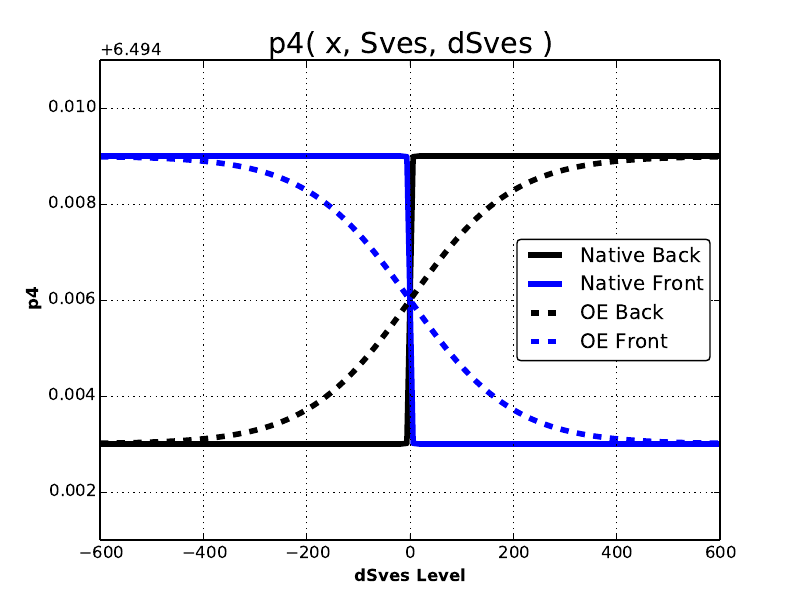

Here is the Python script that generated this plot:
from BetaArrestin import *

x = np.array( [0,1] )
p4a = DEFAULT_PARAMS['p4a']
p4b = DEFAULT_PARAMS['p4b']
p4n = DEFAULT_PARAMS['p4n']
w=600
dsves = np.linspace( -w, w, 100 )

s = np.array( [0.1, 0.1] )
p4n = np.array( [ p4_func( x, p4a, p4b, s, ds ) for ds in dsves ] )
p4n = p4n.transpose()

s = np.array( [0.5, 0.5] )
p4o = np.array( [ p4_func( x, p4a, p4b, s, ds ) for ds in dsves ] )
p4o = p4o.transpose()

fig, ax = genfig()
ax.plot( dsves , p4n[0] , label='Native Back'         , color='black'  )
ax.plot( dsves , p4n[1] , label='Native Front'        , color='blue' )
ax.plot( dsves , p4o[0] , label='OE Back'  , color='black'    , linestyle='dashed' )
ax.plot( dsves , p4o[1] , label='OE Front' , color='blue'     , linestyle='dashed' )
ax.set_title("p4( x, Sves, dSves )")
ax.set_xlabel("dSves Level")
ax.set_ylabel("p4")
w=600
#ax.set_xlim(-w, w)
w=0.002
ax.set_ylim(p4b-p4a-w, p4b+p4a+w)
ax.legend(loc='center right')
showfig()
fig.savefig( "fig-p4func.pdf", transparent=True )


import sys
sys.exit(0)

sves = np.arange(0, 0.5, 0.01)

p4 = np.array( [[ p4_func( x, p4a, p4b, np.array([s,s]), ds )
                 for s in sves ] for ds in dsves ] )

sves, dsves = np.meshgrid( sves, dsves)

from mpl_toolkits.mplot3d import Axes3D
from matplotlib import cm

fig = plt.figure()
ax = fig.gca( projection='3d' )
ax.plot_surface( sves, dsves, p4[:,:,0], rstride=2, cstride=2, cmap=cm.coolwarm )
ax.set_xlabel( "Sves" )
ax.set_ylabel( "dSves" )
ax.set_zlabel( "p4" )
fig.show()
